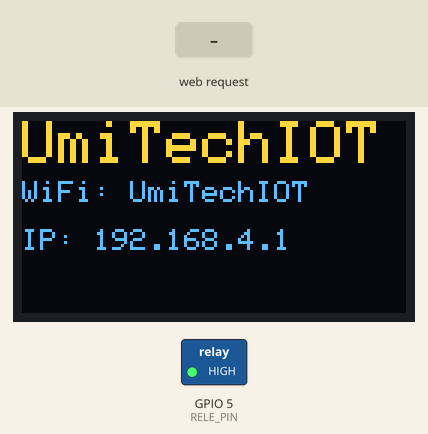
The sketch below on a simulated ESP32. Shown: 128×64 one-colour display, switched loads named in the sketch (green lamp = pin HIGH). The test bench sets the inputs (shaded band). The OLED is the two-colour kind (top 16 rows yellow); what the sketch prints to the serial monitor is not drawn.

Above: at 1.7 s.
1.8 s: HTTP request GET /toggleRotina received
At 2.6 s:
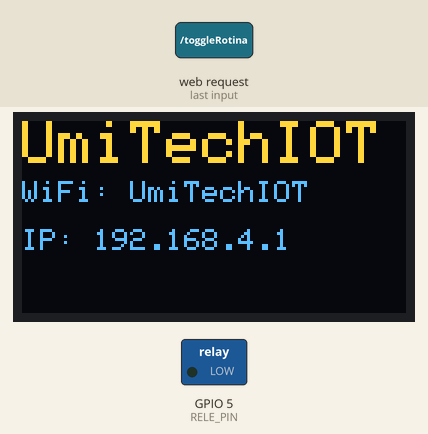
4.8 s: HTTP request GET /toggleBomba received
At 6.1 s:
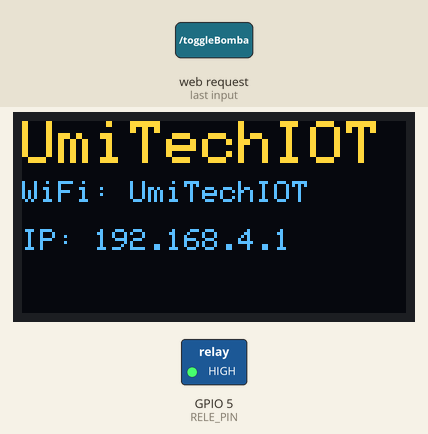
Timing chart, 0 to 7.8 s (numbered marks = the images above; inputs shaded):
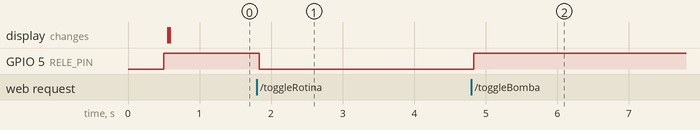

Measured:
- after the input at 1.8 s, GPIO 5 (RELE_PIN): HIGH → LOW at once
- after the input at 4.8 s, GPIO 5 (RELE_PIN): LOW → HIGH at once

The sketch:

receptor_atuador.ino
```cpp
#include <WiFi.h>
#include <ESPAsyncWebServer.h>
#include <ArduinoJson.h>
#include <esp_now.h>
#include <esp_wifi.h>
#include <Wire.h>
#include <Adafruit_GFX.h>
#include <Adafruit_SSD1306.h>
#include "View.h"

#define RELE_PIN 5

// OLED (SSD1306 I2C)
#define SCREEN_WIDTH 128
#define SCREEN_HEIGHT 64
#define OLED_RESET -1
#define OLED_I2C_ADDR 0x3C

Adafruit_SSD1306 display(SCREEN_WIDTH, SCREEN_HEIGHT, &Wire, OLED_RESET);

typedef struct struct_message {
    float temp;
    float umid;
    int solo;
} struct_message;

struct_message readings;
AsyncWebServer server(80);

// NOVA VARIÁVEL: Controla se o automatismo está ligado ou desligado
bool rotinaAtiva = true;
bool estadoBombaManual = false; // Guarda o estado manual desejado pelo usuário

static void desenharOLED() {
    display.clearDisplay();
    display.setTextColor(SSD1306_WHITE);

    display.setTextSize(2);
    display.setCursor(0, 0);
    display.println("UmiTechIOT");
    //display.drawLine(0, 12, 128, 12, SSD1306_WHITE);

    display.setTextSize(1);
    display.setCursor(0, 20);
    display.print("WiFi: ");
    display.println("UmiTechIOT");

    display.setCursor(0, 36);
    display.print("IP: ");
    display.println(WiFi.softAPIP());

    display.display();
}

void processarBomba() {
    // Se o usuário bloqueou a rotina pelo Browser, força a bomba a ficar desligada e ignora o sensor
    if (!rotinaAtiva) {
        // digitalWrite(RELE_PIN, LOW); // Garante que fica DESLIGADA fisicamente
        digitalWrite(RELE_PIN, estadoBombaManual ? HIGH : LOW);
        return;
    }

    // Lógica Automática Normal
    // Invertendo os comandos para sincronizar com o comportamento físico do seu relé
    if (readings.umid < 55.0f) {
        digitalWrite(RELE_PIN, HIGH); // Liga o relé fisicamente
        estadoBombaManual = true;     // Sincroniza a variável manual
        Serial.println(" -> Bomba Comando: Ligar (Automatico)");
    }
    else if (readings.umid > 65.0f) {
        digitalWrite(RELE_PIN, LOW);  // Desliga o relé fisicamente
        estadoBombaManual = false;    // Sincroniza a variável manual
        Serial.println(" -> Bomba Comando: Desligar (Automatico)");
    }
}

// Callback de Recebimento
void OnDataRecv(const esp_now_recv_info_t * info, const uint8_t *data, int len) {
    memcpy(&readings, data, sizeof(readings));

    Serial.println("Recebido..:");
    Serial.printf(" -> Solo(bruto): %d | Umidade: %.0f%% | Temp: %.1f\n",
                  readings.solo, readings.umid, readings.temp);
    // Agora, em vez de apenas um ponto, vamos ver os dados:
    // Formatação idêntica à do transmissor usando printf
    // %.0f remove as casas decimais da umidade (ex: 100 em vez de 100.00)
    // Serial.printf("Recebido -> Solo(bruto): %d | Umidade: %.0f%% | Temp: %.1f\n",
    //               readings.solo, readings.umid, readings.temp);

    // Serial.print("Recebido -> Solo Bruto: "); Serial.print(readings.solo);
    // Serial.print(" | Umid: "); Serial.print(readings.umid);
    // Serial.print(" | Temp: "); Serial.print(readings.temp);
    // Serial.println();

    if(!rotinaAtiva) {
        Serial.println(" -> Rotina Automatica: [BLOQUEADA PELO USUARIO]");
        Serial.printf(" -> Rotina Automatica: [BLOQUEADA] | Comando Manual: [%s]\n", estadoBombaManual ? "LIGADO" : "DESLIGADO");
    }

    processarBomba();
    Serial.println();
}

void setup() {
    Serial.begin(115200);
    delay(500);

	pinMode(RELE_PIN, OUTPUT);
    digitalWrite(RELE_PIN, HIGH); // Inicia desligado (lógica inversa de relés)

    // OLED: inicializa I2C e o display
    Wire.begin(); // padrão ESP32: SDA=21, SCL=22
    if (!display.begin(SSD1306_SWITCHCAPVCC, OLED_I2C_ADDR)) {
        Serial.println("Erro: OLED nao encontrado (0x3C).");
    } else {
        display.clearDisplay();
        display.setTextSize(1);
        display.setTextColor(SSD1306_WHITE);
        display.setCursor(0, 0);
        display.println("Iniciando...");
        display.display();
    }

    // CONFIGURAÇÃO DE WI-FI ROBUSTA
    WiFi.mode(WIFI_AP_STA);
    WiFi.softAP("UmiTechIOT", "123@456#");

    // Forçar o canal 1 (evita que o rádio fique pulando de frequência)
    esp_wifi_set_promiscuous(true);
    esp_wifi_set_channel(1, WIFI_SECOND_CHAN_NONE);
    esp_wifi_set_promiscuous(false);

    Serial.println("\nRede: UmiTechIOT | IP: 192.168.4.1");

    // Desenha rede/IP no OLED (tela fica estática)
    if (display.width() > 0) {
        desenharOLED();
    }

    // ESP-NOW (Comunicacao entre Esp's)
    if (esp_now_init() != ESP_OK) {
        Serial.println("Erro ESP-NOW");
        return;
    }

    esp_now_register_recv_cb(OnDataRecv);

    // Rota Principal
    server.on("/", HTTP_GET, [](AsyncWebServerRequest *request){
        AsyncWebServerResponse *response = request->beginResponse_P(200, "text/html", index_html);
        response->addHeader("Cache-Control", "no-cache");
        request->send(response);
    });

    // Rota da Automação: Ativa/Desativa o automatismo
    server.on("/toggleRotina", HTTP_GET, [](AsyncWebServerRequest *request){
        rotinaAtiva = !rotinaAtiva; // Inverte o estado atual
        if(!rotinaAtiva) {
            // Ao desligar a automação, por segurança, desliga a bomba
            digitalWrite(RELE_PIN, LOW);
            estadoBombaManual = false;
        }
        request->send(200, "text/plain", rotinaAtiva ? "Ativa" : "Bloqueada");
        Serial.printf(">>> Modificacao Manual: Rotina Automatica agora esta [%s]\n", rotinaAtiva ? "ATIVA" : "BLOQUEADA");
    });

    // NOVA ROTA: Liga/Desliga a bomba manualmente pelo botão no browser
    server.on("/toggleBomba", HTTP_GET, [](AsyncWebServerRequest *request){
        if (!rotinaAtiva) { // Só aceita o comando se a automação estiver inoperante
            estadoBombaManual = !estadoBombaManual;
            digitalWrite(RELE_PIN, estadoBombaManual ? HIGH : LOW);
            request->send(200, "text/plain", "OK");
            Serial.printf(">>> Comando Manual: Bomba alterada para [%s]\n", estadoBombaManual ? "LIGADA" : "DESLIGADA");
        } else {
            request->send(400, "text/plain", "Bloqueado pelo modo automatico");
        }
    });

    // Rota de Dados JSON para o Navegador
    server.on("/dados", HTTP_GET, [](AsyncWebServerRequest *request){
        AsyncResponseStream *response = request->beginResponseStream("application/json");
        StaticJsonDocument<192> doc; // Aumentado ligeiramente para incluir o novo booleano
        doc["atual"]["temp"] = readings.temp;
        doc["atual"]["umid"] = readings.umid;

        // Ajustado para refletir a nova lógica (HIGH agora significa bomba ligada)
        doc["atual"]["bomba"] = (digitalRead(RELE_PIN) == HIGH);

        doc["atual"]["rotina"] = rotinaAtiva; // Envia se a automação está ativa ou não

        serializeJson(doc, *response);
        request->send(response);
    });

    server.begin();
    Serial.println("Servidor Web ONLINE.");
}

void loop() {
    // Dá um tempo para as tarefas de fundo (WiFi/TCP) processarem
    delay(1);
}
```

view.h
```cpp
const char index_html[] PROGMEM = R"rawliteral(
<!DOCTYPE html>
<html lang="pt-BR">
<head>
  <meta charset="UTF-8">
  <meta name="viewport" content="width=device-width, initial-scale=1.0">
  <title>UmiTech IoT</title>
  <style>
    * { margin: 0; padding: 0; box-sizing: border-box; font-family: 'Segoe UI', sans-serif; }
    body { background-color: #f1f8e9; color: #33691e; padding: 20px; display: flex; flex-direction: column; align-items: center; min-height: 100vh; }
    header { display: flex; align-items: center; gap: 10px; margin-bottom: 25px; }
    header h1 { color: #2e7d32; font-size: 1.6rem; }

    /* Grid de Leituras */
    .cards-container { display: grid; grid-template-columns: repeat(auto-fit, minmax(200px, 1fr)); gap: 15px; width: 100%; max-width: 900px; margin-bottom: 25px; }
    .card { background-color: white; padding: 20px; border-radius: 12px; box-shadow: 0 2px 10px rgba(0,0,0,0.08); text-align: center; }

    .label { font-size: 0.75rem; text-transform: uppercase; color: #7cb342; font-weight: bold; display: block; margin-bottom: 10px; }
    .value { font-size: 1.6rem; font-weight: bold; }
    .bomba-ligada .value { color: #1b5e20 !important; }
    .bomba-desligada .value { color: #b71c1c !important; }

    /* Container da Tabela */
    .table-container { width: 100%; max-width: 900px; background: white; border-radius: 12px; overflow: hidden; box-shadow: 0 2px 10px rgba(0,0,0,0.08); margin-bottom: 25px; }
    table { width: 100%; border-collapse: collapse; font-size: 0.85rem; }
    thead { background-color: #c5e1a5; }
    th, td { padding: 12px; text-align: center; }
    tbody tr:nth-child(even) { background-color: #f9fbe7; }
    .tabela-ligada { color: #1b5e20; font-weight: bold; }
    .tabela-desligada { color: #b71c1c; font-weight: bold; }

    /* Seção de Controles Inferiores */
    .control-container { width: 100%; max-width: 900px; display: grid; grid-template-columns: 1fr 1fr; gap: 15px; }
    .btn-control { background-color: white; padding: 15px; border-radius: 12px; box-shadow: 0 2px 10px rgba(0,0,0,0.08); border: none; font-size: 0.95rem; font-weight: bold; cursor: pointer; transition: transform 0.1s, background-color 0.2s; text-align: center; display: flex; flex-direction: column; align-items: center; justify-content: center; gap: 5px; user-select: none; }
    .btn-control:active { transform: scale(0.98); }

    /* Cores do Botão de Automação */
    .rotina-ativa { background-color: #e8f5e9; border: 2px solid #a5d6a7; color: #2e7d32; }
    .rotina-bloqueada { background-color: #ffebee; border: 2px solid #ef9a9a; color: #c62828; }

    /* CORES CORRIGIDAS DO INTERRUPTOR MANUAL */
    /* 1. Quando Travado/Desativado */
    .btn-manual-desativado { opacity: 0.4; cursor: not-allowed !important; background-color: #eceff1; border: 2px solid #b0bec5; color: #78909c; pointer-events: none; }

    /* 2. Quando liberado e a Bomba está Desligada (Sugere ligar - Verde) */
    .btn-manual-bomba-desligada { background-color: #e8f5e9; border: 2px solid #81c784; color: #212121; }

    /* 3. Quando liberado e a Bomba está Ligada (Alerta para desligar - Vermelho) */
    .btn-manual-bomba-ligada { background-color: #ffebee; border: 2px solid #e57373; color: #212121; }

    .btn-sub-label { font-size: 0.7rem; text-transform: uppercase; opacity: 0.8; font-weight: normal; }

    @keyframes flash { 0% { background-color: #dcedc8; } 100% { background-color: transparent; } }
    .new-row { animation: flash 1.5s ease-out; }
  </style>
</head>
<body>
  <header><h1>🌿 UmiTech IoT: Controle de Solo 🌿</h1></header>

  <div class="cards-container">
    <div class="card"><span class="label">Temperatura Ar</span><span id="temp" class="value" style="color:#1b5e20">--</span></div>
    <div class="card"><span class="label">Umidade Solo</span><span id="solo" class="value" style="color:#1b5e20">--</span></div>
    <div id="status-card" class="card"><span class="label">Bomba d'água</span><span id="bomba" class="value">--</span></div>
  </div>

  <div class="table-container">
    <table>
      <thead><tr><th>Data / Hora</th><th>Temp.</th><th>Umidade (%)</th><th>Status Bomba</th></tr></thead>
      <tbody id="tabela-corpo"></tbody>
    </table>
  </div>

  <div class="control-container">
    <button id="rotina-btn" class="btn-control" onclick="AlternarRotina()">
      <span class="btn-sub-label">⚙️ Modo Automação</span>
      <span id="rotina-status" style="font-size: 1.1rem;">--</span>
    </button>

    <button id="manual-btn" class="btn-control" onclick="AcionarBombaManual()">
      <span class="btn-sub-label">⚡ Interruptor Manual</span>
      <span id="manual-status" style="font-size: 1.1rem;">BLOQUEADO</span>
    </button>
  </div>

  <script>
    let historicoLocal = [];
    let falhas = 0;
    let automacaoAtiva = true;

    function AlternarRotina() {
      fetch('/toggleRotina')
      .then(response => response.text())
      .then(() => carregar())
      .catch(err => console.log("Erro ao alternar modo: " + err.message));
    }

    function AcionarBombaManual() {
      if(automacaoAtiva) return;
      fetch('/toggleBomba')
      .then(() => carregar())
      .catch(err => console.log("Erro no comando manual: " + err.message));
    }

    function carregar() {
      const controller = new AbortController();
      const timeoutId = setTimeout(() => controller.abort(), 4000);

      fetch('/dados', { signal: controller.signal })
      .then(response => {
        clearTimeout(timeoutId);
        if (!response.ok) throw new Error('Erro na resposta');
        return response.json();
      })
      .then(d => {
        falhas = 0;
        const agora = new Date().toLocaleString('pt-BR', {
          day: '2-digit', month: '2-digit', year: '2-digit',
          hour: '2-digit', minute: '2-digit', second: '2-digit'
        });

        automacaoAtiva = d.atual.rotina;
        const statusBomba = d.atual.bomba;

        // Atualização dos Cards Superiores
        document.getElementById('temp').innerText = d.atual.temp > 0 ? d.atual.temp.toFixed(1) + "°C" : "ERRO";
        document.getElementById('solo').innerText = (typeof d.atual.umid === "number") ? (d.atual.umid.toFixed(0) + "%") : "--";

        const bCard = document.getElementById('status-card');
        const bTxt = document.getElementById('bomba');
        bTxt.innerText = statusBomba ? "LIGADA" : "DESLIGADA";
        bCard.className = statusBomba ? "card bomba-ligada" : "card bomba-desligada";

        // Atualização do Botão de Modo
        const rBtn = document.getElementById('rotina-btn');
        const rTxt = document.getElementById('rotina-status');
        if (automacaoAtiva) {
          rTxt.innerText = "DISPONÍVEL";
          rBtn.className = "btn-control rotina-ativa";
        } else {
          rTxt.innerText = "INOPERANTE";
          rBtn.className = "btn-control rotina-bloqueada";
        }

        // LÓGICA DE CORES DO BOTÃO MANUAL ATUALIZADA
        const mBtn = document.getElementById('manual-btn');
        const mTxt = document.getElementById('manual-status');
        if (automacaoAtiva) {
          mTxt.innerText = "BLOQUEADO";
          mBtn.className = "btn-control btn-manual-desativado";
        } else {
          if (statusBomba) {
            mTxt.innerText = "🔴 DESLIGAR BOMBA";
            mBtn.className = "btn-control btn-manual-bomba-ligada";
          } else {
            mTxt.innerText = "🟢 LIGAR BOMBA";
            mBtn.className = "btn-control btn-manual-bomba-desligada";
          }
        }

        // Histórico Dinâmico Contínuo
        const novo = { h: agora, t: d.atual.temp, s: d.atual.umid, b: statusBomba };
        historicoLocal.unshift(novo);
        if(historicoLocal.length > 8) historicoLocal.pop();
        render(true);
      })
      .catch(error => {
        falhas++;
        console.log("Tentativa de reconexão (" + falhas + "): " + error.message);
      });
    }

    function render(efeito) {
      let h = "";
      historicoLocal.forEach((l, i) => {
        const classeBomba = l.b ? 'tabela-ligada' : 'tabela-desligada';
        const textoBomba = l.b ? 'LIGADA' : 'DESLIGADA';
        const tempTexto = l.t > 0 ? l.t.toFixed(1) + '°C' : '---';
        const umidTexto = (typeof l.s === "number") ? (l.s.toFixed(0) + '%') : '---';

        h += `<tr ${efeito && i==0 ? "class='new-row'":""}>
                <td>${l.h}</td>
                <td>${tempTexto}</td>
                <td>${umidTexto}</td>
                <td class="${classeBomba}">${textoBomba}</td>
              </tr>`;
      });
      document.getElementById('tabela-corpo').innerHTML = h;
    }

    setInterval(carregar, 5000);
    carregar();
  </script>
</body>
</html>
)rawliteral";
```
